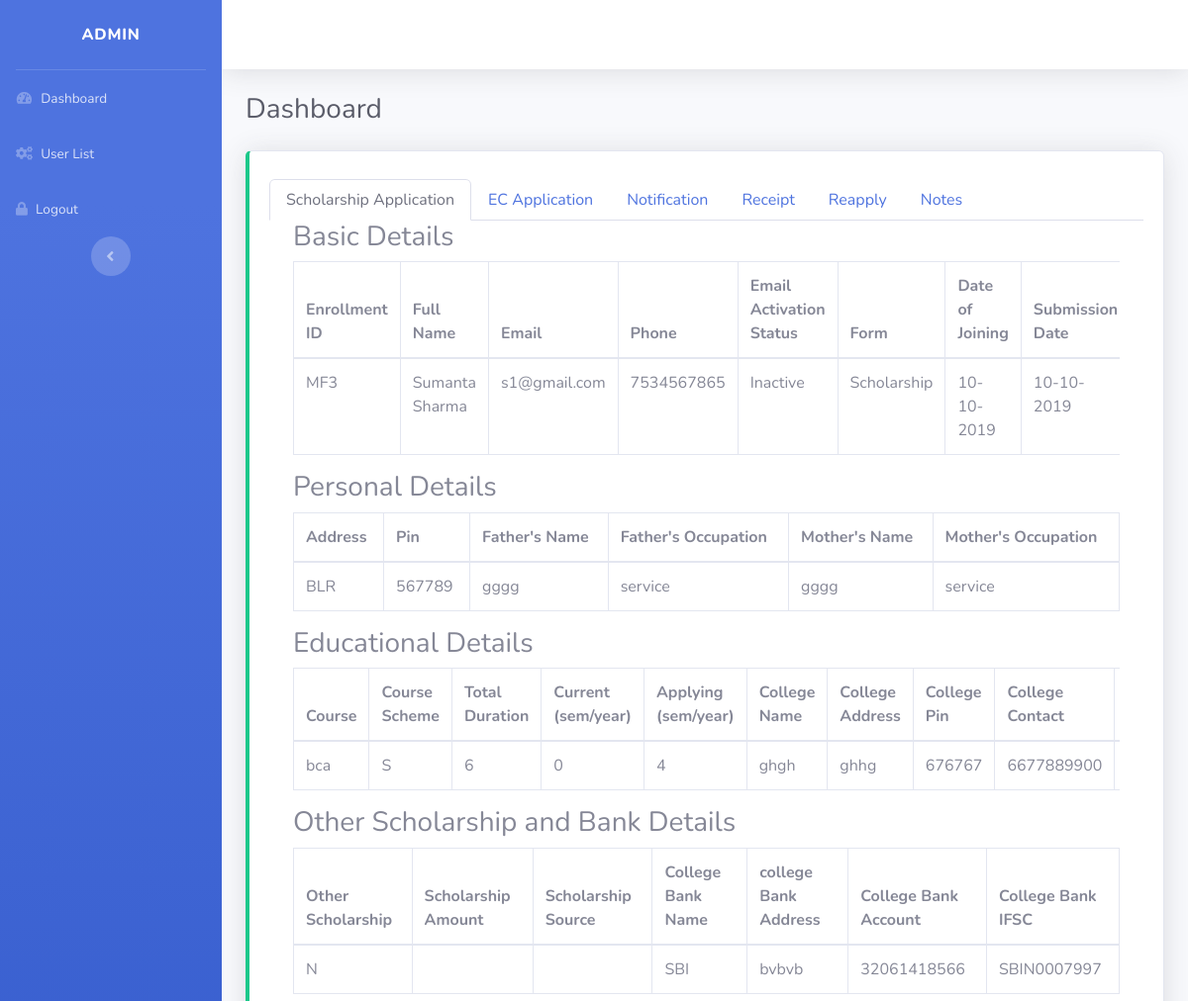
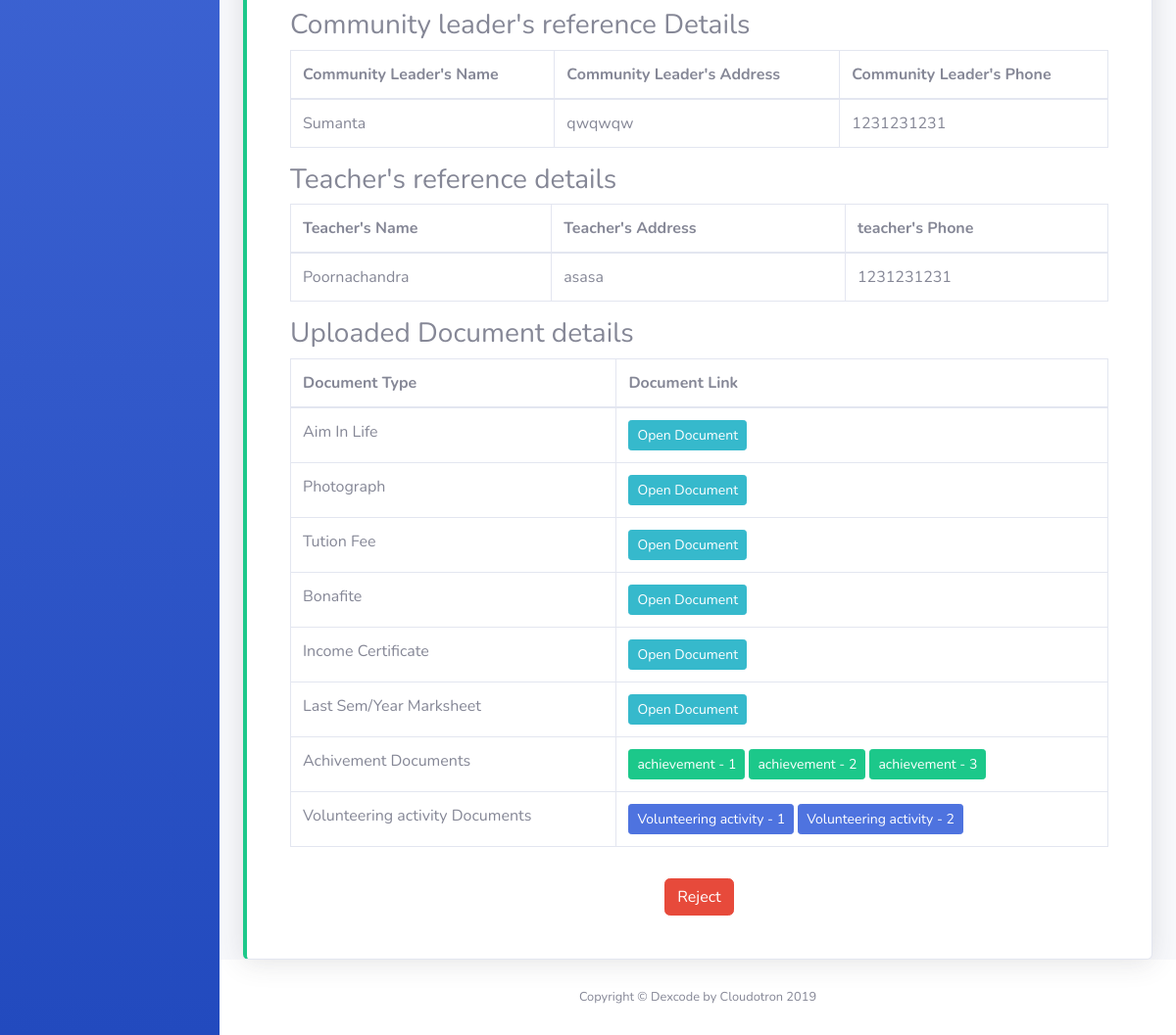
The app's page /admin/view-application.php?uid=3 (signed in) with its own data (2 pictures, top to bottom).
### tables this page shows
CREATE TABLE `user` (
  `uid` int(11) NOT NULL,
  `fname` varchar(255) DEFAULT NULL,
  `lname` varchar(255) DEFAULT NULL,
  `email` varchar(255) DEFAULT NULL,
  `phone` varchar(255) DEFAULT NULL,
  `pass` text,
  `status` varchar(255) DEFAULT NULL,
  `token` varchar(255) DEFAULT NULL,
  `uform` varchar(255) DEFAULT NULL,
  `phase` varchar(255) DEFAULT NULL,
  `lang` varchar(255) DEFAULT NULL,
  `sch_status` varchar(255) DEFAULT NULL,
  `ec_status` varchar(255) DEFAULT NULL,
  `reg_dt` varchar(255) DEFAULT NULL
);

CREATE TABLE `scholarship` (
  `enroll_id` int(11) NOT NULL,
  `uid` varchar(255) DEFAULT NULL,
  `addr` varchar(255) DEFAULT NULL,
  `pin` varchar(255) DEFAULT NULL,
  `fname` varchar(255) DEFAULT NULL,
  `foccu` varchar(255) DEFAULT NULL,
  `mname` varchar(255) DEFAULT NULL,
  `moccu` varchar(255) DEFAULT NULL,
  `fincome` varchar(255) DEFAULT NULL,
  `course` varchar(255) DEFAULT NULL,
  `course_scheme` varchar(255) DEFAULT NULL,
  `total_phase` varchar(255) DEFAULT NULL,
  `cur_phase` varchar(255) DEFAULT NULL,
  `apply_phase` varchar(255) DEFAULT NULL,
  `col_name` varchar(255) DEFAULT NULL,
  `col_add` varchar(255) DEFAULT NULL,
  `col_phone` varchar(255) DEFAULT NULL,
  `col_pin` varchar(255) DEFAULT NULL,
  `col_web` varchar(255) DEFAULT NULL,
  `ten_per` varchar(255) DEFAULT NULL,
  `tw_per` varchar(255) DEFAULT NULL,
  `grad_per` varchar(255) DEFAULT NULL,
  `osch` varchar(255) DEFAULT NULL,
  `oamt` varchar(255) DEFAULT NULL,
  `osource` varchar(255) DEFAULT NULL,
  `bname` varchar(255) DEFAULT NULL,
  `badd` varchar(255) DEFAULT NULL,
  `bacc` varchar(255) DEFAULT NULL,
  `bifsc` varchar(255) DEFAULT NULL,
  `cname` varchar(255) DEFAULT NULL,
  `cadd` varchar(255) DEFAULT NULL,
  `cphone` varchar(255) DEFAULT NULL,
  `tname` varchar(255) DEFAULT NULL,
  `tadd` varchar(255) DEFAULT NULL,
  `tphone` varchar(255) DEFAULT NULL,
  `sub_date` varchar(255) DEFAULT NULL
);

CREATE TABLE `doc` (
  `doc_id` int(11) NOT NULL,
  `uid` varchar(255) DEFAULT NULL,
  `doc_type` varchar(255) DEFAULT NULL,
  `doc_name` varchar(255) DEFAULT NULL,
  `dt` varchar(255) DEFAULT NULL,
  `fo` varchar(255) DEFAULT NULL
);

### dexcode/loader.php (called while the page is built, shortened)
<?php
include_once 'core/database/database.php';
class loader {
    public function __construct() {
        $this->database = new database;
    }
}

### dexcode/core/database/database.php (called while the page is built, shortened)
<?php
class database extends report{
    private $con;
    private $error;
    public function __construct() {
        $this->error = new report;
        try{
            $this->con = mysqli_connect(DATABASE_SERVER,DATABASE_USERNAME,DATABASE_PASSWORD,DATABASE_NAME) or die("Error!");
        }catch (Exception $ex) {
            $this->error->show($ex->getMessage(),$ex->getCode(), $ex->getLine(), $ex->getFile(), $ex->getTraceAsString());
        }
    }
    public function query($sql="",$return=""){
        try{
            if($sql == ""){
                throw new Exception("Null Query can not be executed!");
            }else{
                $rs=mysqli_query($this->con,$sql);
                switch($return){
                    case "raw":
                        return $rs;
                    break;
                }
            }
        } catch (Exception $ex){
            $this->error->show($ex->getMessage(),$ex->getCode(),$ex->getLine(),$ex->getFile(),$ex->getTraceAsString());
        }
    }
    public function select($table,$condition="",$limit="",$order="",$return=""){
        try{
            if($table == ""){
                throw new Exception("Table Null! Valid name expected");
            }else if($condition == "" && $limit == "" && $order == ""){
                $sql = "select * from $table";
            }else{
                $sql = "select * from $table where $condition $limit $order";
            }
            $result=mysqli_query($this->con,$sql);
            switch($return){
                case "":
                    return $result;
                break;
            }
        } catch (Exception $ex) {
            $this->error->show($ex->getMessage(),$ex->getCode(),$ex->getLine(),$ex->getFile(),$ex->getTraceAsString());
        }
    }
}
?>

### admin/script.php (the view, shortened to what this page needs)
<?php
include_once '../dexcode/loader.php';
class script extends loader{
    private $load;
    public function __construct(){
        $this->load = new loader();
    }
    public function putScholarship($uid,$ar){
        $ar = mysqli_fetch_array($ar);
        $sql = $this->load->database->select("user","uid='".$uid."'","","","");
        echo '<h3>Basic Details</h3>
                <div class="table-responsive">
                    <table class="table table-bordered">
                        <thead>
                            <tr>
                                <th>Enrollment ID</th>
                                <th>Full Name</th>
                                <th>Email</th>
                                <th>Phone</th>
                                <th>Email Activation Status</th>
                                <th>Form</th>
                                <th>Date of Joining</th>
                                <th>Submission Date</th>
                            </tr>
                        </thead>
                    ';
                    while($row = mysqli_fetch_assoc($sql)){
                        echo '<tr>';
                            echo '<td>MF'.$row['uid'].'</td>';
                            echo '<td>'.$row['fname'].' '.$row['lname'].'</td>';
                            echo '<td>'.$row['email'].'</td>';
                            echo '<td>'.$row['phone'].'</td>';
                            echo '<td>';
                            if($row['status'] == "I"){
                                echo "Inactive";
                            }else{
                                echo "Active";
                            }
                            echo '</td>';
                            echo '<td>';
                            if($row['uform'] == "1"){
                                echo "Scholarship";
                            }else if($row['uform'] == "2"){
                                echo "EC Form";
                            }else{
                                echo "Yet to select";
                            }
                            echo '</td>';
                            echo '<td>'.$row['reg_dt'].'</td>';
                            echo '<td>'.$ar['sub_date'].'</td>';
                        echo '</tr>';
                    }
        echo '      </table>
                </div>';
        echo '<h3>Personal Details</h3>
                <div class="table-responsive">
                    <table class="table table-bordered">
                        <thead>
                            <tr>
                                <th>Address</th>
                                <th>Pin</th>
                                <th>Father\'s Name</th>
                                <th>Father\'s Occupation</th>
                                <th>Mother\'s Name</th>
                                <th>Mother\'s Occupation</th>
                            </tr>
                        </thead>
                    ';
                        echo '<tr>';
                            echo '<td>'.$ar['addr'].'</td>';
                            echo '<td>'.$ar['pin'].'</td>';
                            echo '<td>'.$ar['fname'].'</td>';
                            echo '<td>'.$ar['foccu'].'</td>';
                            echo '<td>'.$ar['mname'].'</td>';
                            echo '<td>'.$ar['moccu'].'</td>';
                        echo '</tr>';
        echo '      </table>
                </div>';
        echo '<h3>Educational Details</h3>
                <div class="table-responsive">
                    <table class="table table-bordered">
                        <thead>
                            <tr>
                                <th>Course</th>
                                <th>Course Scheme</th>
                                <th>Total Duration</th>
                                <th>Current (sem/year)</th>
                                <th>Applying (sem/year)</th>
                                <th>College Name</th>
                                <th>College Address</th>
                                <th>College Pin</th>
                                <th>College Contact</th>
                                <th>College Website</th>
                            </tr>
                        </thead>
                    ';
                    echo '<tr>';
                            echo '<td>'.$ar['course'].'</td>';
                            echo '<td>'.$ar['course_scheme'].'</td>';
                            echo '<td>'.$ar['total_phase'].'</td>';
                            echo '<td>'.$ar['cur_phase'].'</td>';
                            echo '<td>'.$ar['apply_phase'].'</td>';
                            echo '<td>'.$ar['col_name'].'</td>';
                            echo '<td>'.$ar['col_add'].'</td>';
                            echo '<td>'.$ar['col_pin'].'</td>';
                            echo '<td>'.$ar['col_phone'].'</td>';
                            echo '<td>'.$ar['col_web'].'</td>';
                        echo '</tr>';
        echo '      </table>
                </div>';
        echo '<h3>Other Scholarship and Bank Details</h3>
                <div class="table-responsive">
                    <table class="table table-bordered">
                        <thead>
                            <tr>
                                <th>Other Scholarship</th>
                                <th>Scholarship Amount</th>
                                <th>Scholarship Source</th>
                                <th>College Bank Name</th>
                                <th>college Bank Address</th>
                                <th>College Bank Account</th>
                                <th>College Bank IFSC</th>
                            </tr>
                        </thead>
                    ';
                    echo '<tr>';
                            echo '<td>'.$ar['osch'].'</td>';
                            echo '<td>'.$ar['oamt'].'</td>';
                            echo '<td>'.$ar['osource'].'</td>';
                            echo '<td>'.$ar['bname'].'</td>';
                            echo '<td>'.$ar['badd'].'</td>';
                            echo '<td>'.$ar['bacc'].'</td>';
                            echo '<td>'.$ar['bifsc'].'</td>';
                        echo '</tr>';
        echo '      </table>
                </div>';
        echo '<h3>Community leader\'s reference Details</h3>
                <div class="table-responsive">
                    <table class="table table-bordered">
                        <thead>
                            <tr>
                                <th>Community Leader\'s Name</th>
                                <th>Community Leader\'s Address</th>
                                <th>Community Leader\'s Phone</th>
                            </tr>
                        </thead>
                    ';
                    echo '<tr>';
                            echo '<td>'.$ar['cname'].'</td>';
                            echo '<td>'.$ar['cadd'].'</td>';
                            echo '<td>'.$ar['cphone'].'</td>';
                        echo '</tr>';
        echo '      </table>
                </div>';
        echo '<h3>Teacher\'s reference details</h3>
                <div class="table-responsive">
                    <table class="table table-bordered">
                        <thead>
                            <tr>
                                <th>Teacher\'s Name</th>
                                <th>Teacher\'s Address</th>
                                <th>teacher\'s Phone</th>
                            </tr>
                        </thead>
                    ';
                    echo '<tr>';
                            echo '<td>'.$ar['tname'].'</td>';
                            echo '<td>'.$ar['tadd'].'</td>';
                            echo '<td>'.$ar['tphone'].'</td>';
                        echo '</tr>';
        echo '      </table>
                </div>';
    }
    public function TypeConverter($type){
        switch($type){
            case "aim_in_life":
                return "Aim In Life";
            break;
            case "photo_file":
                return "Photograph";
            break;
            case "tu_fee":
                return "Tution Fee";
            break;
            case "bona_file":
                return "Bonafite";
            break;
            case "in_file":
                return "Income Certificate";
            break;
            case "last_mark":
                return "Last Sem/Year Marksheet";
            break;
        }
    }
    public function putSchDoc($uid){
        $sql = $this->load->database->query("select doc_type,doc_name from doc where uid='".$uid."' and doc_type!='cm_file' and doc_type!='vo_file'","raw");
        $ar = array();
        while($row = mysqli_fetch_assoc($sql)){
            array_push($ar,$row);
        }
        $url = "http://cloudotron.com/projects/macwan-rebuilt/";
        $sql2 = $this->load->database->query("select doc_type,doc_name from doc where uid='".$uid."' and doc_type='vo_file' and fo is null","raw");
        $mr = array();
        $vo="";$cm="";
        $c=1;$d=1;
        while($roww = mysqli_fetch_assoc($sql2)){
            if($roww['doc_type'] == "vo_file"){
                $vo .= "<a class='btn btn-sm btn-primary' href='".$url.'storage/'.$roww['doc_name']."'>Volunteering activity - ".$c."</a>,";
                $c++;
            }
        }
        $sql3 = $this->load->database->query("select doc_type,doc_name from doc where uid='".$uid."' and doc_type='cm_file' and fo is null","raw");
        while($roww = mysqli_fetch_assoc($sql3)){
            if($roww['doc_type'] == "cm_file"){
                $cm .= "<a class='btn btn-sm btn-success' href='".$url.'storage/'.$roww['doc_name']."'>achievement - ".$d."</a>,";
                $d++;
            }
        }
        $mr['cm']=$cm;$mr['vo']=$vo;
        if(mysqli_num_rows($sql)){
            echo '<h3>Uploaded Document details</h3>
                <div class="table-responsive">
                    <table class="table table-bordered">
                        <thead>
                            <tr>
                                <th>Document Type</th>
                                <th>Document Link</th>
                            </tr>
                        </thead>
                    ';
                    for($i=0;$i<count($ar);$i++){
                        echo '<tr>';
                            echo '<td>'.$this->TypeConverter($ar[$i]['doc_type']).'</td>';
                            echo '<td><a href="'.$url.'storage/'.$ar[$i]['doc_name'].'" class="btn btn-sm btn-info">Open Document</a></td>';
                        echo '</tr>';
                    }
                    echo '<tr>';
                            echo '<td>Achivement Documents</td>';
                            echo '<td>';
                            $a = explode(",",$mr['cm']);
                            for($j=0;$j<count($a);$j++){
                                echo $a[$j]." ";
                            }
                            echo '</td>';
                    echo '</tr>';
                    echo '<tr>';
                            echo '<td>Volunteering activity Documents</td>';
                            echo '<td>';
                            $a = explode(",",$mr['vo']);
                            for($j=0;$j<count($a);$j++){
                                echo $a[$j]." ";
                            }
                            echo '</td>';
                    echo '</tr>';
        echo '      </table>
                </div>';
        }else{
            echo "No Document Found!";
        }
    }
    public function getScholarshipData($uid){
        $sql = $this->load->database->select("user","","","","");
        $ar = mysqli_fetch_array($sql);
        if($ar['uform'] == "1"){
            $sql1 = $this->load->database->select("scholarship","uid='".$uid."'","","","");
            $this->putScholarship($uid,$sql1);
            $this->putSchDoc($uid);
        }
    }
}
?>

### records on screen
user: uid "3", fname "Sumanta", lname "Sharma", email "s1@gmail.com", phone "7534567865", status "Inactive", uform "Scholarship", reg_dt "10-10-2019"
scholarship: sub_date "10-10-2019", addr "BLR", pin "567789", fname "gggg", foccu "service", mname "gggg", moccu "service", course "bca", course_scheme "S", total_phase "6", cur_phase "0", apply_phase "4", col_name "ghgh", col_add "ghhg", col_pin "676767", col_phone "6677889900", osch "N", bname "SBI", badd "bvbvb", bacc "32061418566", bifsc "SBIN0007997", cname "Sumanta", cadd "qwqwqw", cphone "1231231231", tname "Poornachandra", tadd "asasa", tphone "1231231231"
doc: doc_type "Aim In Life"
doc: doc_type "Photograph"
doc: doc_type "Tution Fee"
doc: doc_type "Bonafite"
doc: doc_type "Income Certificate"
doc: doc_type "Last Sem/Year Marksheet"
